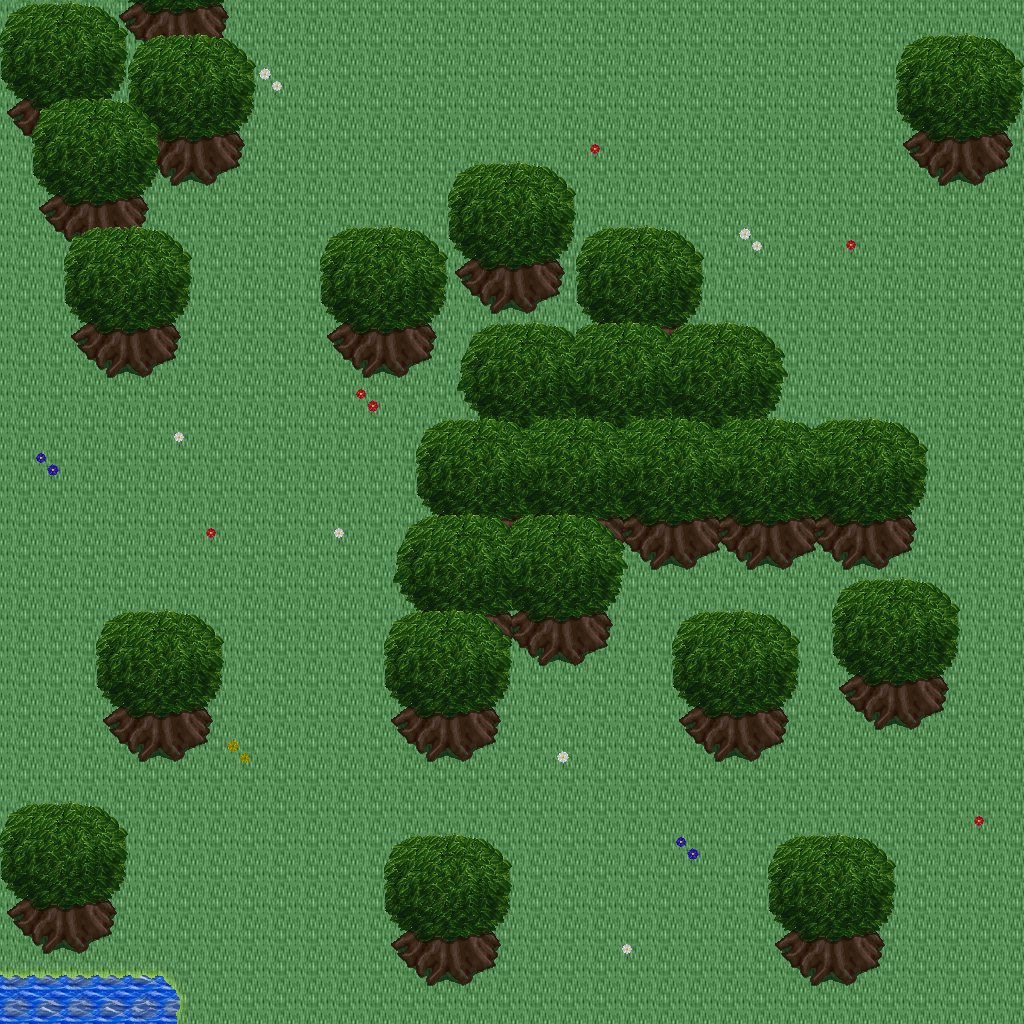

Rendered tile map (Tiled .tmx) drawn with the repository's tilesets; below, a short description and the map source with its tile grids summarised:
An orthogonal 32x32 tile map with 32x32 px tiles, 5 tile layers (Ground, Objects, Objects2, Above, ...), 1 hidden layer not drawn, 42 tilesets.

<map version="1.10" tiledversion="1.11.0" orientation="orthogonal" renderorder="right-down" width="32" height="32" tilewidth="32" tileheight="32" infinite="0" nextlayerid="11" nextobjectid="1">
 <tileset firstgid="1" name="logic_collision" tilewidth="32" tileheight="32" tilecount="1" columns="1">
  <image source="../drawable/logic_collision.png" width="32" height="32" />
 </tileset>
 <tileset firstgid="2" name="building_decoration_orbpedestal" tilewidth="32" tileheight="32" tilecount="2" columns="1">
  <image source="../drawable/building_decoration_orbpedestal.png" width="32" height="64" />
 </tileset>
 <tileset firstgid="4" name="building_decoration_block" tilewidth="32" tileheight="32" tilecount="2" columns="2">
  <image source="../drawable/building_decoration_block.png" width="64" height="32" />
 </tileset>
 <tileset firstgid="6" name="building_decoration_chimney" tilewidth="32" tileheight="32" tilecount="2" columns="1">
  <image source="../drawable/building_decoration_chimney.png" width="32" height="64" />
 </tileset>
 <tileset firstgid="8" name="building_fence_fence_chunky" tilewidth="32" tileheight="32" tilecount="21" columns="3">
  <image source="../drawable/building_fence_fence_chunky.png" width="96" height="224" />
 </tileset>
 <tileset firstgid="29" name="ground_cobbled_paving" tilewidth="32" tileheight="32" tilecount="1" columns="1">
  <image source="../drawable/ground_cobbled_paving.png" width="32" height="32" />
 </tileset>
 <tileset firstgid="30" name="ground_gravel" tilewidth="32" tileheight="32" tilecount="1" columns="1">
  <image source="../drawable/ground_gravel.png" width="32" height="32" />
 </tileset>
 <tileset firstgid="31" name="ground_stone_floors" tilewidth="32" tileheight="32" tilecount="6" columns="3">
  <image source="../drawable/ground_stone_floors.png" width="96" height="64" />
 </tileset>
 <tileset firstgid="37" name="ground_ground" tilewidth="32" tileheight="32" tilecount="33" columns="3">
  <image source="../drawable/ground_ground.png" width="96" height="352" />
 </tileset>
 <tileset firstgid="70" name="plant_bush_hedge" tilewidth="32" tileheight="32" tilecount="35" columns="5">
  <image source="../drawable/plant_bush_hedge.png" width="160" height="224" />
 </tileset>
 <tileset firstgid="105" name="plant_bush_various_small" tilewidth="32" tileheight="32" tilecount="9" columns="3">
  <image source="../drawable/plant_bush_various_small.png" width="96" height="96" />
 </tileset>
 <tileset firstgid="114" name="plant_flower_daisy_blue" tilewidth="32" tileheight="32" tilecount="8" columns="2">
  <image source="../drawable/plant_flower_daisy_blue.png" width="64" height="128" />
 </tileset>
 <tileset firstgid="122" name="plant_flower_daisy_red" tilewidth="32" tileheight="32" tilecount="8" columns="2">
  <image source="../drawable/plant_flower_daisy_red.png" width="64" height="128" />
 </tileset>
 <tileset firstgid="130" name="plant_flower_daisy_white" tilewidth="32" tileheight="32" tilecount="8" columns="2">
  <image source="../drawable/plant_flower_daisy_white.png" width="64" height="128" />
 </tileset>
 <tileset firstgid="138" name="plant_flower_daisy_yellow" tilewidth="32" tileheight="32" tilecount="8" columns="2">
  <image source="../drawable/plant_flower_daisy_yellow.png" width="64" height="128" />
 </tileset>
 <tileset firstgid="146" name="plant_vine_plait" tilewidth="32" tileheight="32" tilecount="9" columns="3">
  <image source="../drawable/plant_vine_plait.png" width="96" height="96" />
 </tileset>
 <tileset firstgid="155" name="furniture_light_iron_lamp" tilewidth="32" tileheight="32" tilecount="3" columns="1">
  <image source="../drawable/furniture_light_iron_lamp.png" width="32" height="96" />
 </tileset>
 <tileset firstgid="158" name="furniture_light_flames" tilewidth="32" tileheight="32" tilecount="6" columns="6">
  <image source="../drawable/furniture_light_flames.png" width="192" height="32" />
 </tileset>
 <tileset firstgid="164" name="ground_grass_corners" tilewidth="32" tileheight="32" tilecount="24" columns="6">
  <image source="../drawable/ground_grass_corners.png" width="192" height="128" />
 </tileset>
 <tileset firstgid="188" name="ground_grass_edges" tilewidth="32" tileheight="32" tilecount="36" columns="12">
  <image source="../drawable/ground_grass_edges.png" width="384" height="96" />
 </tileset>
 <tileset firstgid="224" name="plant_tree_tree_golden_large" tilewidth="32" tileheight="32" tilecount="24" columns="4">
  <image source="../drawable/plant_tree_tree_golden_large.png" width="128" height="192" />
 </tileset>
 <tileset firstgid="248" name="ground_water_dungeon_water" tilewidth="32" tileheight="32" tilecount="30" columns="3">
  <image source="../drawable/ground_water_dungeon_water.png" width="96" height="320" />
 </tileset>
 <tileset firstgid="278" name="plant_indoor_pot_plant_1" tilewidth="32" tileheight="32" tilecount="12" columns="6">
  <image source="../drawable/plant_indoor_pot_plant_1.png" width="192" height="64" />
 </tileset>
 <tileset firstgid="290" name="logic_creature_human_imperial" tilewidth="32" tileheight="32" tilecount="16" columns="8">
  <image source="../drawable/logic_creature_human_imperial.png" width="256" height="64" />
 </tileset>
 <tileset firstgid="306" name="item_statue_metal_and_stone" tilewidth="32" tileheight="32" tilecount="6" columns="3">
  <image source="../drawable/item_statue_metal_and_stone.png" width="96" height="64" />
 </tileset>
 <tileset firstgid="312" name="item_statue_grey_stone" tilewidth="32" tileheight="32" tilecount="4" columns="2">
  <image source="../drawable/item_statue_grey_stone.png" width="64" height="64" />
 </tileset>
 <tileset firstgid="316" name="building_castle" tilewidth="32" tileheight="32" tilecount="320" columns="20">
  <image source="../drawable/building_castle.png" width="640" height="512" />
 </tileset>
 <tileset firstgid="636" name="building_church" tilewidth="32" tileheight="32" tilecount="56" columns="8">
  <image source="../drawable/building_church.png" width="256" height="224" />
 </tileset>
 <tileset firstgid="692" name="item_pot_pot_golden" tilewidth="32" tileheight="32" tilecount="4" columns="4">
  <image source="../drawable/item_pot_pot_golden.png" width="128" height="32" />
 </tileset>
 <tileset firstgid="696" name="furniture_table_bench" tilewidth="32" tileheight="32" tilecount="3" columns="3">
  <image source="../drawable/furniture_table_bench.png" width="96" height="32" />
 </tileset>
 <tileset firstgid="699" name="item_statue_green_stone" tilewidth="32" tileheight="32" tilecount="12" columns="4">
  <image source="../drawable/item_statue_green_stone.png" width="128" height="96" />
 </tileset>
 <tileset firstgid="711" name="item_statue_green_stone_2" tilewidth="32" tileheight="32" tilecount="6" columns="2">
  <image source="../drawable/item_statue_green_stone_2.png" width="64" height="96" />
 </tileset>
 <tileset firstgid="717" name="plant_bush_hosta" tilewidth="32" tileheight="32" tilecount="9" columns="3">
  <image source="../drawable/plant_bush_hosta.png" width="96" height="96" />
 </tileset>
 <tileset firstgid="726" name="plant_tree_tree_green" tilewidth="32" tileheight="32" tilecount="88" columns="8">
  <image source="../drawable/plant_tree_tree_green.png" width="256" height="352" />
 </tileset>
 <tileset firstgid="814" name="item_banners_flag" tilewidth="32" tileheight="32" tilecount="12" columns="3">
  <image source="../drawable/item_banners_flag.png" width="96" height="128" />
 </tileset>
 <tileset firstgid="826" name="furniture_table_long_front_on" tilewidth="32" tileheight="32" tilecount="3" columns="1">
  <image source="../drawable/furniture_table_long_front_on.png" width="32" height="96" />
 </tileset>
 <tileset firstgid="829" name="item_flagpole" tilewidth="32" tileheight="32" tilecount="3" columns="1">
  <image source="../drawable/item_flagpole.png" width="32" height="96" />
 </tileset>
 <tileset firstgid="832" name="logic_portal" tilewidth="32" tileheight="32" tilecount="24" columns="8">
  <image source="../drawable/logic_portal.png" width="256" height="96" />
 </tileset>
 <tileset firstgid="856" name="logic_creature_animal" tilewidth="32" tileheight="32" tilecount="32" columns="8">
  <image source="../drawable/logic_creature_animal.png" width="256" height="128" />
 </tileset>
 <tileset firstgid="888" name="plant_tree_spruce" tilewidth="32" tileheight="32" tilecount="6" columns="2">
  <image source="../drawable/plant_tree_spruce.png" width="64" height="96" />
 </tileset>
 <tileset firstgid="894" name="light_light_5x5" tilewidth="32" tileheight="32" tilecount="25" columns="5">
  <image source="../drawable/light_light_5x5.png" width="160" height="160" />
 </tileset>
 <tileset firstgid="919" name="plant_stump_stump_brown" tilewidth="32" tileheight="32" tilecount="4" columns="2">
  <image source="../drawable/plant_stump_stump_brown.png" width="64" height="64" />
 </tileset>
 <layer id="1" name="Ground" width="32" height="32">
  <data>[1024 cells, 1024 non-empty, 4 distinct tile ids]</data>
 </layer>
 <layer id="2" name="Objects" width="32" height="32">
  <data>[1024 cells, 195 non-empty, 29 distinct tile ids]</data>
 </layer>
 <layer id="3" name="Objects2" width="32" height="32">
  <data>[1024 cells, 0 non-empty, 0 distinct tile ids]</data>
 </layer>
 <layer id="4" name="Above" width="32" height="32">
  <data>[1024 cells, 250 non-empty, 33 distinct tile ids]</data>
 </layer>
 <layer id="5" name="Above2" width="32" height="32">
  <data>[1024 cells, 35 non-empty, 17 distinct tile ids]</data>
 </layer>
 <layer id="6" name="Walkable" width="32" height="32" visible="0">
  <data>[1024 cells, 213 non-empty, 1 distinct tile ids]</data>
 </layer>
 <objectgroup id="7" name="Mapevents" />
 <objectgroup id="8" name="Spawn" />
 <objectgroup id="9" name="Keys" />
 <objectgroup id="10" name="Replace" />
</map>
